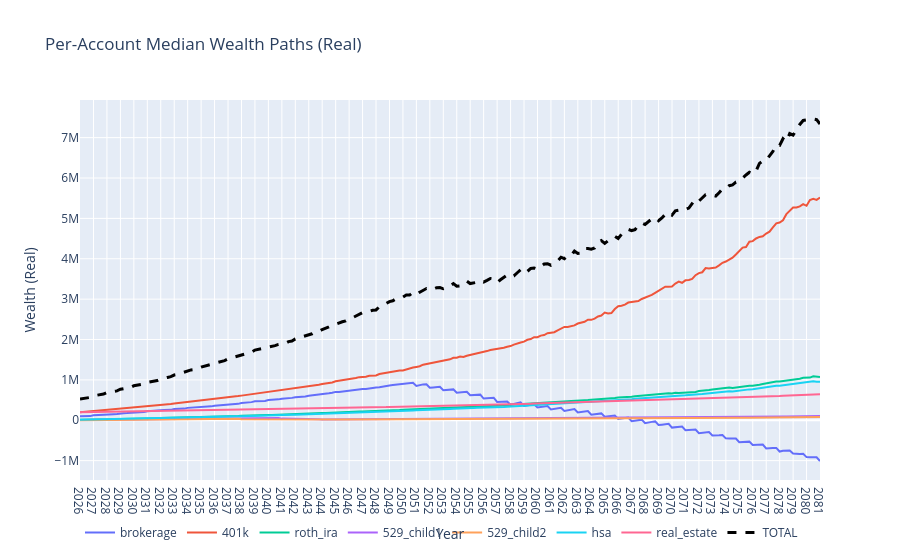

Notebook code cell kept with this figure:
### Markdown cell above
## 10. Per-account median trajectories

### Code cell
result.plot_accounts().show()

### Figure 1 — Plotly figure (JSON) as saved in the notebook; plotly's stock layout.template omitted (floating-point values rounded to 4 significant figures; data arrays with more than 128 entries replaced by an {"elided": "..."} marker saying what was removed)
{"data": [{"mode": "lines", "name": "brokerage", "type": "scatter", "x": {"elided": "221 str values"}, "y": {"elided": "221 float values"}}, {"mode": "lines", "name": "401k", "type": "scatter", "x": {"elided": "221 str values"}, "y": {"elided": "221 float values"}}, {"mode": "lines", "name": "roth_ira", "type": "scatter", "x": {"elided": "221 str values"}, "y": {"elided": "221 float values"}}, {"mode": "lines", "name": "529_child1", "type": "scatter", "x": {"elided": "221 str values"}, "y": {"elided": "221 float values"}}, {"mode": "lines", "name": "529_child2", "type": "scatter", "x": {"elided": "221 str values"}, "y": {"elided": "221 float values"}}, {"mode": "lines", "name": "hsa", "type": "scatter", "x": {"elided": "221 str values"}, "y": {"elided": "221 float values"}}, {"mode": "lines", "name": "real_estate", "type": "scatter", "x": {"elided": "221 str values"}, "y": {"elided": "221 float values"}}, {"line": {"color": "black", "dash": "dash", "width": 3}, "mode": "lines", "name": "TOTAL", "type": "scatter", "x": {"elided": "221 str values"}, "y": {"elided": "221 float values"}}], "layout": {"hovermode": "x unified", "legend": {"orientation": "h"}, "title": {"text": "Per-Account Median Wealth Paths (Real)"}, "xaxis": {"dtick": "M12", "tickformat": "%Y", "title": {"text": "Year"}}, "yaxis": {"title": {"text": "Wealth (Real)"}}}}
